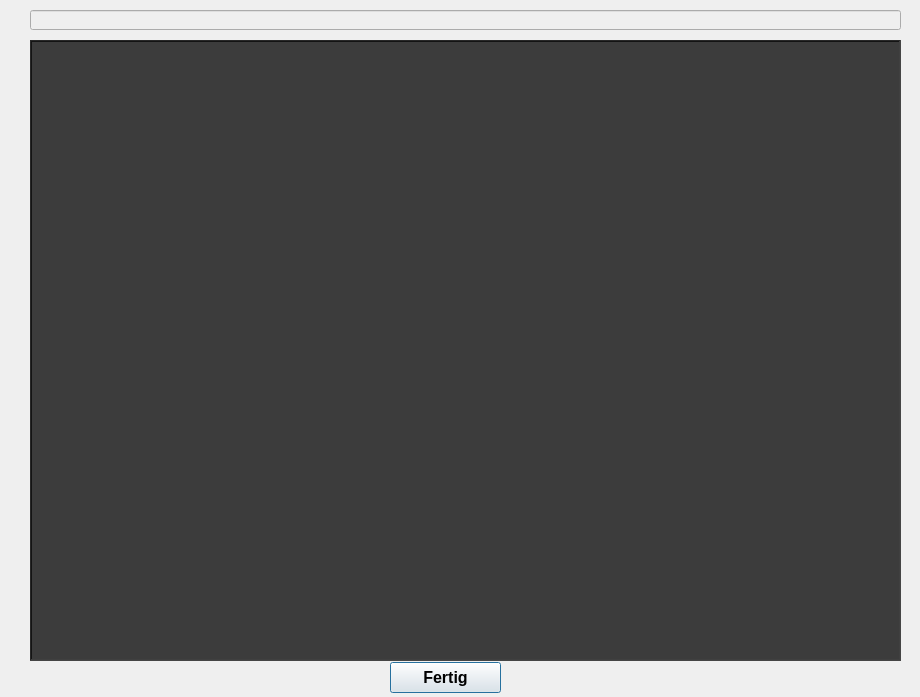
<?xml version="1.0" encoding="UTF-8"?>
<ui version="4.0">
 <class>FilmDetailsDialog</class>
 <widget class="QDialog" name="FilmDetailsDialog">
  <property name="geometry">
   <rect>
    <x>0</x>
    <y>0</y>
    <width>920</width>
    <height>697</height>
   </rect>
  </property>
  <property name="windowTitle">
   <string>FilmDetails nach ffprobe</string>
  </property>
  <widget class="QTextEdit" name="teFilmDetails">
   <property name="enabled">
    <bool>false</bool>
   </property>
   <property name="geometry">
    <rect>
     <x>30</x>
     <y>40</y>
     <width>871</width>
     <height>621</height>
    </rect>
   </property>
   <property name="sizePolicy">
    <sizepolicy hsizetype="Fixed" vsizetype="Fixed">
     <horstretch>0</horstretch>
     <verstretch>0</verstretch>
    </sizepolicy>
   </property>
   <property name="font">
    <font>
     <pointsize>12</pointsize>
    </font>
   </property>
   <property name="styleSheet">
    <string notr="true">background-color: rgb(60, 60, 60);
color: green;

</string>
   </property>
   <property name="frameShape">
    <enum>QFrame::WinPanel</enum>
   </property>
   <property name="frameShadow">
    <enum>QFrame::Sunken</enum>
   </property>
  </widget>
  <widget class="QLineEdit" name="leFilmName">
   <property name="enabled">
    <bool>false</bool>
   </property>
   <property name="geometry">
    <rect>
     <x>30</x>
     <y>10</y>
     <width>871</width>
     <height>20</height>
    </rect>
   </property>
   <property name="font">
    <font>
     <pointsize>10</pointsize>
    </font>
   </property>
  </widget>
  <widget class="QPushButton" name="pbDone">
   <property name="geometry">
    <rect>
     <x>390</x>
     <y>662</y>
     <width>111</width>
     <height>31</height>
    </rect>
   </property>
   <property name="font">
    <font>
     <pointsize>12</pointsize>
     <weight>75</weight>
     <italic>false</italic>
     <bold>true</bold>
     <underline>false</underline>
     <strikeout>false</strikeout>
     <kerning>true</kerning>
    </font>
   </property>
   <property name="text">
    <string>Fertig</string>
   </property>
   <property name="checkable">
    <bool>false</bool>
   </property>
   <property name="default">
    <bool>true</bool>
   </property>
   <property name="flat">
    <bool>false</bool>
   </property>
  </widget>
 </widget>
 <resources/>
 <connections/>
</ui>
